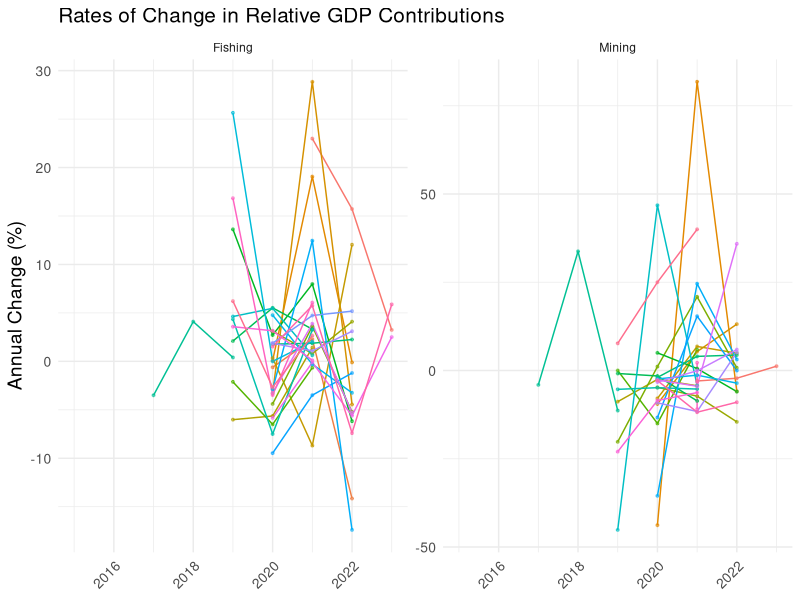
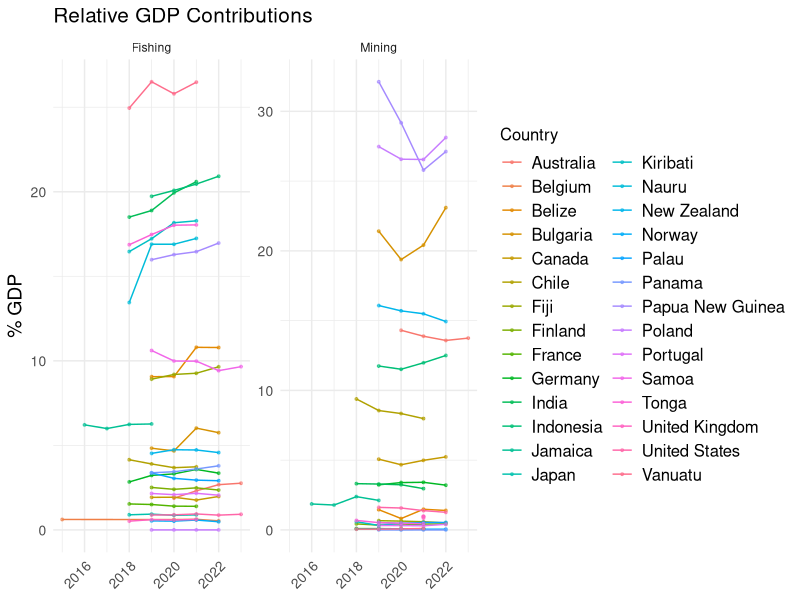
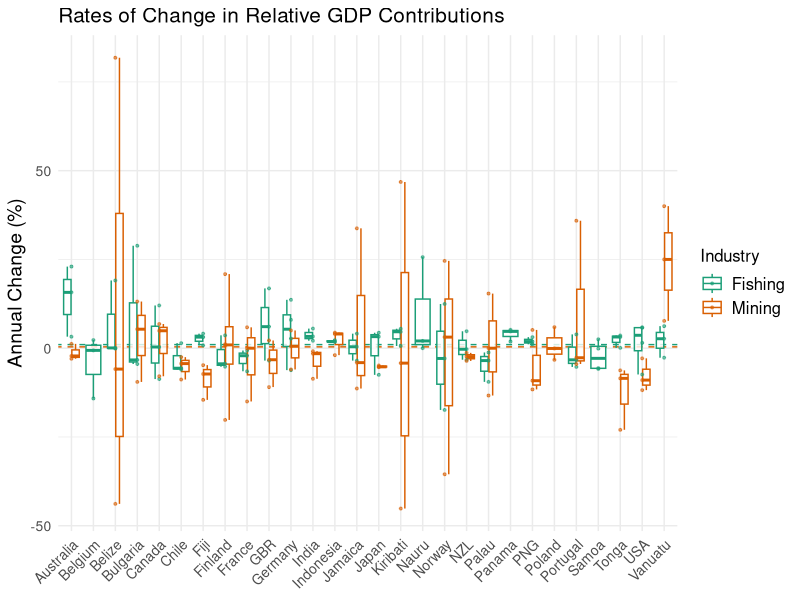
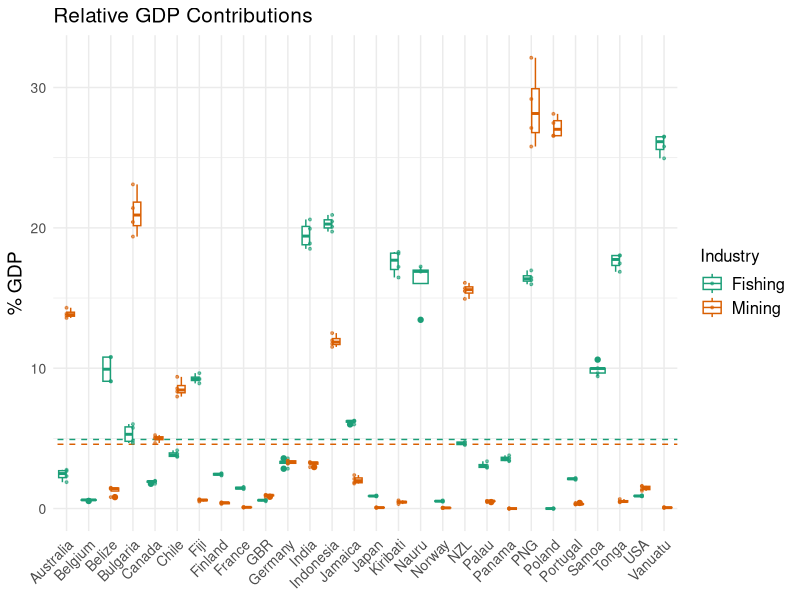
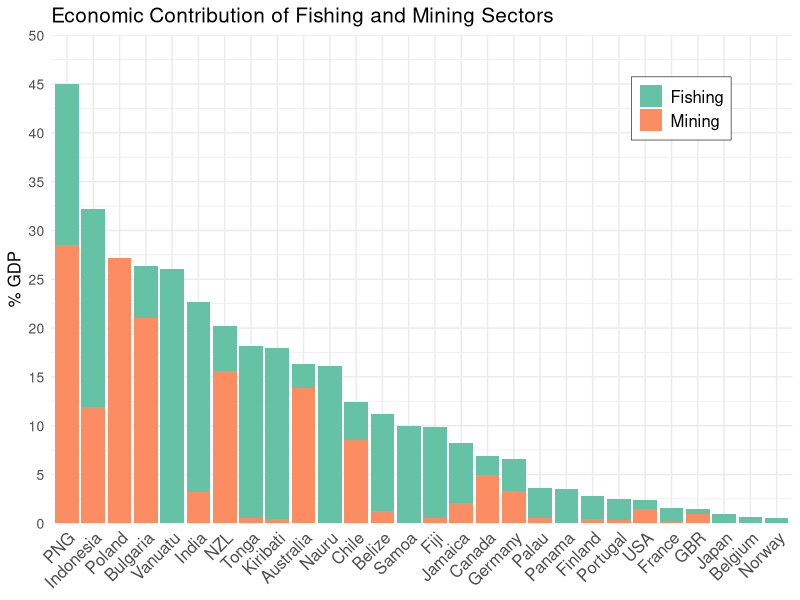
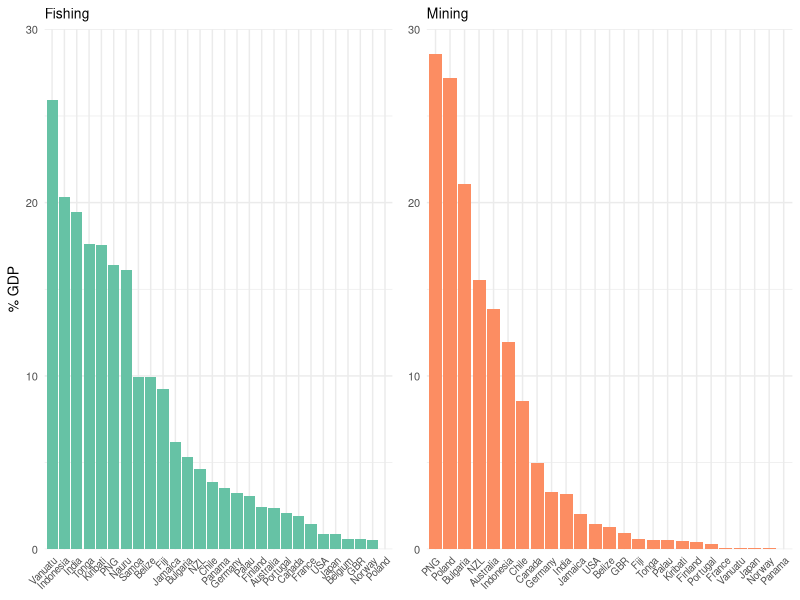
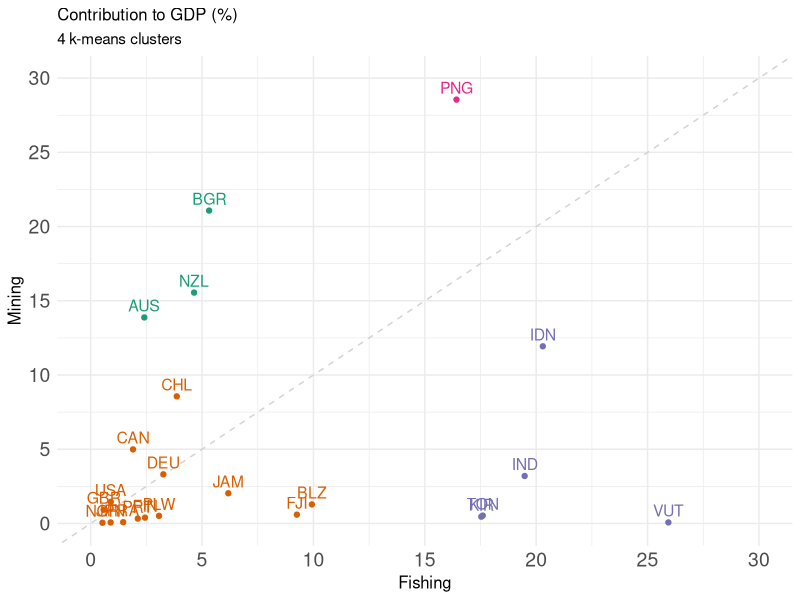
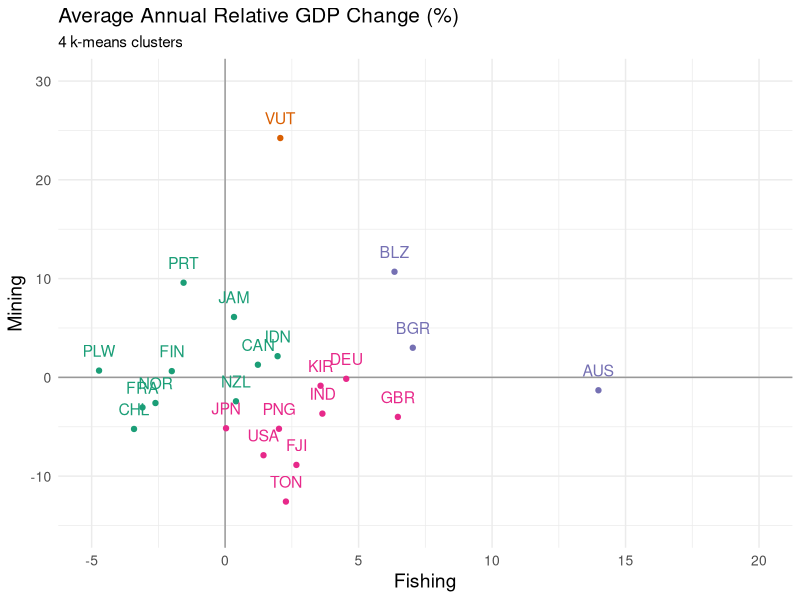

Write the R code that produced these figures, in order.
## ---- chunk 1
library(tidyverse)
library(RColorBrewer)
library(ggplot2)
## ---- chunk 2
## load data
df_gdp_calcs_og <- read.csv("output/df_gdp_calcs.csv")


## [1] prep data 
df_gdp_calcs <- filter(df_gdp_calcs_og, ## pick aggregate level and gdp type
                       Metric_type == "Constant")
df_gdp_calcs_1 <- filter(df_gdp_calcs,Aggregate_level==1 )
gdp_type <- unique(df_gdp_calcs$Metric_type)
## ---- chunk 3

## relative change rates
ggplot(df_gdp_calcs_1,
       aes(x = Year, y = GDP_change_relative,
           color=Country)) +
  geom_line()+
  geom_point(size=.7,alpha=0.6)+
  facet_wrap(~Industry_simple,scales="free_y")+
  labs(title = paste0("Rates of Change in Relative GDP Contributions"),
       x = NULL,
       y = "Annual Change (%)",
       color="Country") +
  theme_minimal() +
  theme(axis.text.x = element_text(angle = 45, hjust = 1,size=10),
        axis.text.y = element_text(size=10),
        axis.title = element_text(size=14),
        legend.text = element_text(size=12),
        legend.title = element_text(size=12),
        plot.title = element_text(size=15),
        legend.position = "none")
# ggsave("plots/line_relchange.jpg")

## gdp contributions
ggplot(df_gdp_calcs_1,
       aes(x = Year, y = GDP_perc_norm,
           color=Country)) +
  geom_line()+
  geom_point(size=.7,alpha=0.6)+
  facet_wrap(~Industry_simple,scales="free_y")+
  labs(title = paste0("Relative GDP Contributions"),
       x = NULL,
       y = "% GDP",
       color="Country") +
  theme_minimal() +
  theme(axis.text.x = element_text(angle = 45, hjust = 1,size=10),
        axis.text.y = element_text(size=10),
        axis.title = element_text(size=14),
        legend.text = element_text(size=12),
        legend.title = element_text(size=12),
        plot.title = element_text(size=15))
# ggsave("plots/line_relgdp.jpg")

## ---- chunk 4
## relative change rates
ggplot(df_gdp_calcs_1,
       aes(x = Country_short, y = GDP_change_relative,color=Industry_simple)) +
  geom_abline(slope = 0, intercept = mean(df_gdp_calcs$GDP_change_relative[df_gdp_calcs$Industry_simple == "Fishing"], na.rm = TRUE),
              color = brewer.pal(5,"Dark2")[1], linetype = "dashed") + 
  geom_abline(slope = 0, intercept = mean(df_gdp_calcs$GDP_change_relative[df_gdp_calcs$Industry_simple == "Mining"], na.rm = TRUE),
              color = brewer.pal(5,"Dark2")[2], linetype = "dashed") + 
  geom_boxplot(alpha=0.8)+
  geom_point(size=.7,alpha=0.6)+
  scale_color_brewer(palette="Dark2")+
  # facet_wrap(~Industry_simple,scales="free_y")+
  labs(title = paste0("Rates of Change in Relative GDP Contributions"),
       x = NULL,
       y = "Annual Change (%)",
       color="Industry") +
  theme_minimal() +
  theme(axis.text.x = element_text(angle = 45, hjust = 1,size=10),
        axis.text.y = element_text(size=10),
        axis.title = element_text(size=14),
        legend.text = element_text(size=12),
        legend.title = element_text(size=12),
        plot.title = element_text(size=15))
# ggsave("plots/box_relchange.jpg")

##
ggplot(df_gdp_calcs_1,
       aes(x = Country_short, y = GDP_perc_norm,color=Industry_simple)) +
  geom_abline(slope = 0, intercept = mean(df_gdp_calcs$GDP_perc_norm[df_gdp_calcs$Industry_simple == "Fishing"], na.rm = TRUE),
              color = brewer.pal(5,"Dark2")[1], linetype = "dashed") + 
  geom_abline(slope = 0, intercept = mean(df_gdp_calcs$GDP_perc_norm[df_gdp_calcs$Industry_simple == "Mining"], na.rm = TRUE),
              color = brewer.pal(5,"Dark2")[2], linetype = "dashed") + 
  geom_boxplot()+
  geom_point(size=.7,alpha=0.6)+
  # facet_wrap(~Industry_simple, scales = "free_y") +
  labs(title = paste0("Relative GDP Contributions"),
       x = NULL,
       y = "% GDP",
       color="Industry") +
  scale_color_brewer(palette="Dark2")+
  theme_minimal() +
  theme(axis.text.x = element_text(angle = 45, hjust = 1,size=10),
        axis.text.y = element_text(size=10),
        axis.title = element_text(size=14),
        legend.text = element_text(size=12),
        legend.title = element_text(size=12),
        plot.title = element_text(size=15))
# ggsave("plots/box_relgdp.jpg")


## ---- chunk 5
# prep data - remove any annual timeseries variables
gdp_contr <- group_by(df_gdp_calcs_1,Country) %>% 
  mutate(both_rel_mean=sum(unique(GDP_perc_norm_mean))) %>% ungroup() %>%
  group_by(Country,Industry_simple,Aggregate_level) %>%
  mutate(industry_total_gva=sum(GVA_total)) %>% ungroup() %>%
  select(-c("Industry","Year","GVA_total","Base_year","GDP_change_abs_mean","GDP_change_rel_mean", "Effective_year_GDP","GDP_annual","GDP_perc_norm","GDP_change_absolute","GDP_change_relative")) %>%
  distinct() %>%
  arrange(desc(both_rel_mean)) %>%
  mutate(across(where(is.character), ~factor(., levels = unique(.)))) %>%
  group_by(Country, Industry_simple) %>%
  mutate(percent_weight = industry_total_gva / sum(industry_total_gva[Aggregate_level == 1])) %>% ungroup() %>%
  mutate(agg1_yn = ifelse(Aggregate_level==1,as.character(1),as.character(0)))

# percentage (%)
ggplot(gdp_contr,
       aes(x = Country_short, y = GDP_perc_norm_mean, fill=Industry_simple)) +
  geom_bar(stat = "identity") +
  labs(title = "Economic Contribution of Fishing and Mining Sectors",
       x = NULL,
       y = "% GDP",
       fill = NULL) +
  scale_fill_brewer(palette = "Set2") + 
  scale_y_continuous(limits=c(0,50),labels=seq(0,50,5),
                     breaks=seq(0,50,5),expand=c(0,0))+
  theme_minimal() +
  theme(axis.text.x = element_text(angle = 45, hjust = 1,size=12),
        axis.text.y = element_text(size=10),
        axis.title = element_text(size=12),
        legend.text = element_text(size=12),
        plot.title = element_text(size=15),
        legend.position = c(.85,.85), legend.background = element_rect(fill="white",size=0.2))
# ggsave(paste0("plots/plot_barchart_percgdp_",gdp_type, ".jpg"))
## ---- chunk 6
## plot 2 individual sectors
# process data
gdp_contr_fish <- filter(gdp_contr,Industry_simple=="Fishing") %>%
  arrange(desc(GDP_perc_norm_mean)) %>%   mutate(Country = factor(Country, levels = unique(Country)))
fish_range<- range(gdp_contr_fish$GDP_perc_norm_mean)
gdp_contr_mine <- filter(gdp_contr,Industry_simple=="Mining") %>%
  arrange(desc(GDP_perc_norm_mean)) %>%   mutate(Country = factor(Country, levels = unique(Country)))
mine_range<- range(gdp_contr_mine$GDP_perc_norm_mean)

# plot
p_fish <- ggplot(gdp_contr_fish, aes(x = reorder(Country_short, -GDP_perc_norm_mean), y = GDP_perc_norm_mean, fill = Industry_simple)) +
  geom_bar(stat = "identity", show.legend = FALSE,fill=brewer.pal(8, "Set2")[1]) +
  labs(title = paste0(unique(gdp_contr_fish$Industry_simple)),
       x = NULL,y = "% GDP") +
  scale_y_continuous(limits = c(floor(fish_range[1] / 5) * 5,ceiling(fish_range[2] / 5) * 5),expand=c(0,0))+
  theme_minimal() +
  theme(axis.text.x = element_text(angle = 45, hjust = 1, size = 7),
        axis.text.y = element_text(size = 8),
        axis.title = element_text(size = 10),
        legend.text = element_text(size = 10),
        legend.title = element_text(size = 10),
        plot.title = element_text(size = 10),
        strip.text = element_text(size = 10, face = "bold"))
p_mine <- ggplot(gdp_contr_mine, aes(x = reorder(Country_short, -GDP_perc_norm_mean), y = GDP_perc_norm_mean, fill = Industry_simple)) +
  geom_bar(stat = "identity", show.legend = FALSE,fill=brewer.pal(8, "Set2")[2]) +
  labs(title = paste0(unique(gdp_contr_mine$Industry_simple)),
       x = NULL, y = NULL) +
  scale_y_continuous(limits = c(floor(mine_range[1] / 5) * 5,ceiling(mine_range[2] / 5) * 5),expand=c(0,0))+
  theme_minimal() +
  theme(axis.text.x = element_text(angle = 45, hjust = 1, size = 7),
        axis.text.y = element_text(size = 8),
        axis.title = element_text(size = 10),
        legend.text = element_text(size = 10),
        legend.title = element_text(size = 10),
        plot.title = element_text(size = 10),
        strip.text = element_text(size = 10, face = "bold"))

cowplot::plot_grid(p_fish,p_mine) # combine em
# ggsave("plots/plot_barchart_percgdp_separate.jpg")

## ---- chunk 7
fishing_data <- filter(df_gdp_calcs_1, Industry_simple == "Fishing") %>%
  rename(Fishing_Contribution = GDP_perc_norm_mean,
         Fishing_Rel = GDP_change_rel_mean) 
mining_data <- filter(df_gdp_calcs_1, Industry_simple == "Mining") %>%
  rename(Mining_Contribution = GDP_perc_norm_mean,
         Mining_Rel = GDP_change_rel_mean) 

# Perform the left join, grab relevant columns, omit na's
combined_data <- full_join(fishing_data, mining_data, by = c("Country","Year")) %>%
  select(Country, Country_iso.y,Fishing_Contribution, Mining_Contribution, Fishing_Rel, Mining_Rel) %>%
  distinct() %>% rename(Country_iso=Country_iso.y) %>%
  filter(rowSums(is.na(.)) == 0)

# run clustering (4_makeclusters.R) to add membership
data_scaled_contr <- scale(combined_data[,c("Fishing_Contribution","Mining_Contribution")])
set.seed(123)  # Setting a random seed for reproducibility
k <- 4
kmeans_result_contr <- kmeans(data_scaled_contr, centers = k, nstart = 25)
# add cluster assignments
combined_data$cluster_contr <- as.factor(kmeans_result_contr$cluster)

## plot ##
# plot mean gdp %
scat_gdp_mean <- ggplot(data = combined_data, 
                        aes(x = Fishing_Contribution, y = Mining_Contribution,
                            color=cluster_contr)) + # for kmeans clusering
  geom_abline(slope = 1, intercept = 0, color = "lightgrey", linetype = "dashed") + # Add a line with slope of 1
  geom_point() +
  geom_text(aes(label = Country_iso), size=4,
            nudge_x = 0, nudge_y = .8, check_overlap = FALSE) + # Add labels
  scale_x_continuous(limits = c(0,30),labels=c(seq(0,30,5)),breaks=c(seq(0,30,5)))+
  scale_y_continuous(limits = c(0,30),labels=c(seq(0,30,5)),breaks=c(seq(0,30,5)))+
  scale_color_brewer(palette = "Dark2") + 
  theme_minimal() + 
  theme(legend.position="none",
        axis.text = element_text(size=14),
        axis.title = element_text(size=12),
        plot.title = element_text(size=12)) +
  labs(x = "Fishing", y = "Mining",title="Contribution to GDP (%)",
       subtitle=paste0(k," k-means clusters"))
plot(scat_gdp_mean)
# ggsave(paste0("plots/scatter_gdp_",gdp_type,".jpg"))
## ---- chunk 8
## plot mean relative growth
data_scaled_rel <- scale(combined_data[,c("Fishing_Rel","Mining_Rel")])
set.seed(123)  # Setting a random seed for reproducibility
k <-4
kmeans_result_rel <- kmeans(data_scaled_rel, centers = k, nstart = 25)
# add cluster assignments
combined_data$cluster_rel <- as.factor(kmeans_result_rel$cluster)

mine_range_rel <- range(combined_data$Mining_Rel) # make ranges
fish_range_rel <- range(combined_data$Fishing_Rel) 

scat_gdp_rel <- ggplot(data = combined_data, 
                       aes(x = Fishing_Rel, y = Mining_Rel,
                           color=cluster_rel)) +
  geom_hline(yintercept=0, color = "gray60") + 
  geom_vline(xintercept=0, color = "gray60") + 
  geom_point() + 
  geom_text(aes(label = Country_iso), size=4,
            nudge_x = 0, nudge_y = 2, check_overlap = FALSE) + # Add labels
  scale_x_continuous(limits = c(floor(fish_range_rel[1] / 5) * 5,ceiling(fish_range_rel[2] / 10) * 10))+
  scale_y_continuous(limits = c(floor(mine_range_rel[1] / 5) * 5,ceiling(mine_range_rel[2] / 10) * 10))+
  scale_color_brewer(palette = "Dark2") + 
  theme_minimal() + 
  theme(legend.position="none",
        axis.text = element_text(size=10),
        axis.title = element_text(size=14),
        plot.title = element_text(size=15)) +
  labs(x = "Fishing", y = "Mining",title="Average Annual Relative GDP Change (%)",
       subtitle=paste0(k," k-means clusters"))
plot(scat_gdp_rel)
# ggsave(paste0("plots/scatter_relchange_",gdp_type,".jpg"))
## ---- chunk 9
ggplot(df_gdp_calcs, aes(x = Country_short, y = GDP_perc_norm_mean,
                            fill=Industry_simple),
       show.legend=FALSE) +
  geom_bar(stat = "identity",position="dodge") +
  scale_fill_brewer(palette = "Dark2") + 
  labs(title = "Data completeness: aggregate levels",
       x = "Country",
       y = "% GDP",
       fill = "Industry") +
  theme_minimal() +
  theme(axis.text.x = element_text(angle = 45, hjust = 1),
                legend.position = c(0.85,0.3)) +
  facet_wrap(~Aggregate_level,scales="free")
# ggsave("plots/barchart_aggregates.jpg")

